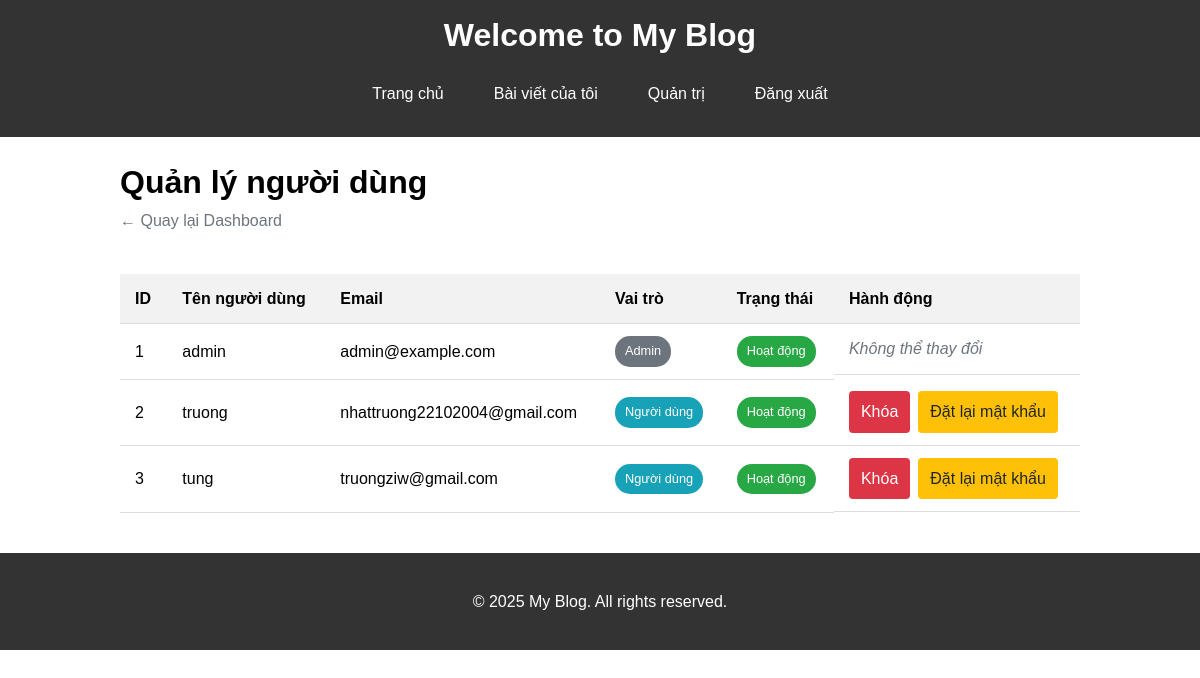
The app's page /admin/users (signed in) with its own data.
### models.py (models this page shows)
class User(db.Model, UserMixin):
    id = db.Column(db.Integer, primary_key=True)
    username = db.Column(db.String(80), unique=True, nullable=False)
    email = db.Column(db.String(120), unique=True, nullable=False)
    password = db.Column(db.String(200), nullable=False)
    is_admin = db.Column(db.Boolean, default=False)
    is_blocked = db.Column(db.Boolean, default=False)
    posts = db.relationship('Post', backref='author', lazy=True)
    comments = db.relationship('Comment', backref='author', lazy=True)

### app.py (the view)
@app.route('/admin/users')
@login_required
def admin_users():
    if not current_user.is_admin:
        flash('Bạn không có quyền truy cập trang này!', 'danger')
        return redirect(url_for('index'))
    users = User.query.all()
    return render_template('admin/users.html', users=users)

### app.py (called while the page is built)
@login_manager.user_loader
def load_user(user_id):
    return User.query.get(int(user_id))

@app.before_request
def check_blocked_user():
    if current_user.is_authenticated and current_user.is_blocked:
        logout_user()
        return redirect(url_for('blocked'))

@app.context_processor
def inject_current_year():
    from datetime import datetime
    return {'current_year': datetime.now().year}

### templates/admin/users.html (shortened to what this page needs)
{% extends "base.html" %}
{% block content %}
<div class="container">
    <h1>Quản lý người dùng</h1>
    <a href="{{ url_for('admin_dashboard') }}" class="back-button">← Quay lại Dashboard</a>
    {% if users %}
    <div class="table-responsive">
        <table class="users-table">
            <thead>
                <tr>
                    <th>ID</th>
                    <th>Tên người dùng</th>
                    <th>Email</th>
                    <th>Vai trò</th>
                    <th>Trạng thái</th>
                    <th>Hành động</th>
                </tr>
            </thead>
            <tbody>
                {% for user in users %}
                <tr>
                    <td>{{ user.id }}</td>
                    <td>{{ user.username }}</td>
                    <td>{{ user.email }}</td>
                    <td>{% if user.is_admin %}<span class="badge admin">Admin</span>{% else %}<span class="badge user">Người dùng</span>{% endif %}</td>
                    <td>{% if user.is_blocked %}<span class="badge blocked">Đã khóa</span>{% else %}<span class="badge active">Hoạt động</span>{% endif %}</td>
                    <td class="action-buttons">
                        {% if not user.is_admin or current_user.id != user.id %}
                            {% if user.is_blocked %}
                            <a href="{{ url_for('admin_unblock_user', user_id=user.id) }}" class="btn btn-success">Mở khóa</a>
                            {% else %}
                            <a href="{{ url_for('admin_block_user', user_id=user.id) }}" class="btn btn-danger">Khóa</a>
                            {% endif %}
                            <a href="{{ url_for('admin_reset_password', user_id=user.id) }}" class="btn btn-warning">Đặt lại mật khẩu</a>
                        {% else %}
                            <span class="disabled-text">Không thể thay đổi</span>
                        {% endif %}
                    </td>
                </tr>
                {% endfor %}
            </tbody>
        </table>
    </div>
    {% else %}
    <p class="no-data">Không có người dùng nào.</p>
    {% endif %}
</div>
{% endblock %}

### static/css/style.css (style rules this page uses)
body { font-family: Arial, sans-serif; line-height: 1.6; margin: 0; padding: 0; }
h1 { margin: 0; }
.container { width: 80%; margin: auto; overflow: hidden; }
.btn { display: inline-block; padding: 8px 15px; background-color: #007bff; color: white; border: none; border-radius: 4px; text-decoration: none; cursor: pointer; }
.btn-warning { background-color: #ffc107; color: #212529; }
.btn-danger { background-color: #dc3545; color: white; }

### static/css/admin.css (style rules this page uses)
.container { max-width: 1200px; margin: 0 auto; padding: 20px; }
.table-responsive { overflow-x: auto; }
.users-table { width: 100%; border-collapse: collapse; margin: 20px 0; }
.users-table th, .users-table td { padding: 12px 15px; text-align: left; border-bottom: 1px solid #ddd; }
.users-table th { background-color: #f2f2f2; font-weight: bold; }
.badge { display: inline-block; padding: 5px 10px; border-radius: 15px; font-size: 0.8rem; font-weight: 500; }
.badge.admin { background-color: #6c757d; color: white; }
.badge.user { background-color: #17a2b8; color: white; }
.badge.active { background-color: #28a745; color: white; }
.btn { display: inline-block; padding: 8px 12px; border-radius: 4px; text-decoration: none; font-weight: 500; cursor: pointer; border: none; transition: background-color 0.3s; }
.btn-danger { background-color: #dc3545; color: white; }
.btn-warning { background-color: #ffc107; color: #212529; }
.action-buttons { display: flex; gap: 8px; }
.back-button { display: inline-block; margin-bottom: 20px; color: #6c757d; text-decoration: none; font-weight: 500; }
.disabled-text { color: #6c757d; font-style: italic; }

### records on screen
User: id "1", username "admin", email "admin@example.com", is_admin "Admin", is_blocked "Hoạt động"
User: id "2", username "truong", email "nhattruong22102004@gmail.com", is_admin "Người dùng", is_blocked "Hoạt động"
User: id "3", username "tung", email "truongziw@gmail.com", is_admin "Người dùng", is_blocked "Hoạt động"
